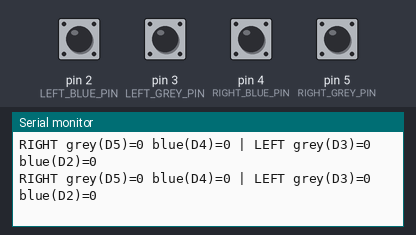
A sketch run on a simulated Arduino Uno, built with avr-gcc and run on an emulated ATmega328P. Parts: the last lines printed to the serial monitor. The inputs (shaded band) are chosen by the test bench; at power-on: pin 2 (LEFT_BLUE_PIN), pin 3 (LEFT_GREY_PIN), pin 4 (RIGHT_BLUE_PIN), pin 5 (RIGHT_GREY_PIN) HIGH.

Above: at 1.2 s.
1.3 s: pin 2 (LEFT_BLUE_PIN) pulled LOW for 0.15 s
At 1.68 s:
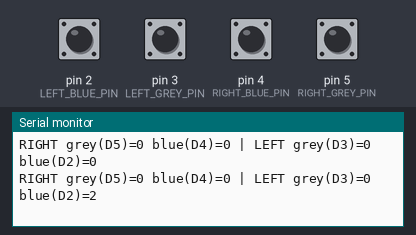
2.9 s: pin 3 (LEFT_GREY_PIN) pulled LOW for 0.15 s
At 3.18 s:
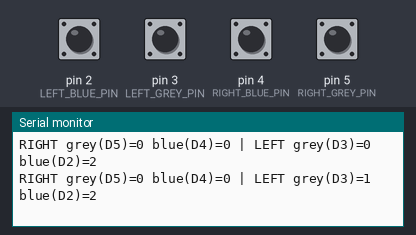
4.5 s: pin 4 (RIGHT_BLUE_PIN) pulled LOW for 0.15 s
At 4.68 s:
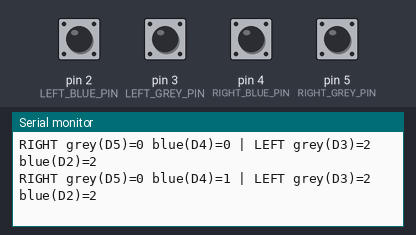
6.1 s: pin 5 (RIGHT_GREY_PIN) pulled LOW for 0.15 s
At 6.43 s:
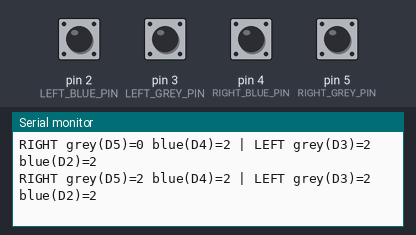
7.7 s: pin 2 (LEFT_BLUE_PIN) pulled LOW for 1 s
At 7.93 s:
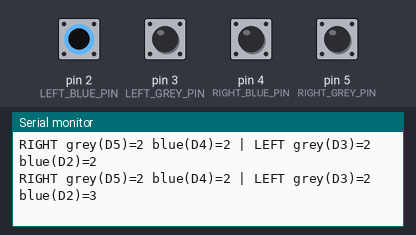
10.2 s: pin 3 (LEFT_GREY_PIN) pulled LOW for 1 s
At 10.43 s:
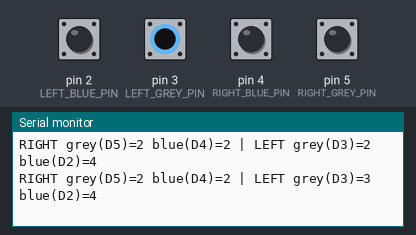
Timing chart, 0 to 13.2 s (numbered marks = the images above; inputs shaded):
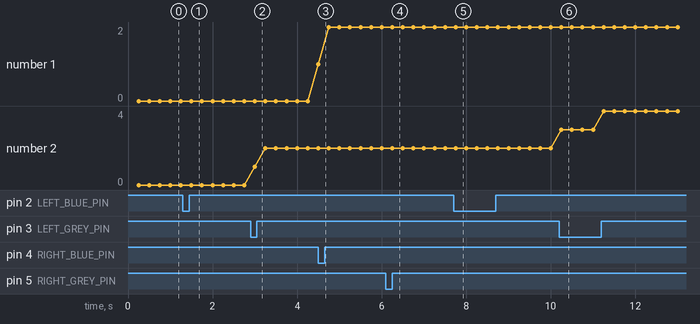

Measured:
- after the input at 1.3 s, the serial monitor: prints a new line after 0.20 s (image 1)
- after the input at 2.9 s, the serial monitor: prints a new line after 0.10 s (image 2)
- after the input at 4.5 s, the serial monitor: prints a new line at once (image 3)
- after the input at 6.1 s, the serial monitor: prints a new line after 0.15 s (image 4)
- after the input at 7.7 s, the serial monitor: prints a new line after 0.05 s (image 5)
- after the input at 10.2 s, the serial monitor: prints a new line after 0.05 s (image 6)

The sketch:

encoder_test.ino
```cpp
// LionBot wheel encoder diagnostic
// Right encoder: D5 = grey, D4 = blue
// Left encoder:  D3 = grey, D2 = blue

const int RIGHT_GREY_PIN = 5;
const int RIGHT_BLUE_PIN = 4;
const int LEFT_GREY_PIN  = 3;
const int LEFT_BLUE_PIN  = 2;

unsigned long rightGreyEdges = 0;
unsigned long rightBlueEdges = 0;
unsigned long leftGreyEdges  = 0;
unsigned long leftBlueEdges  = 0;

int prevRightGrey;
int prevRightBlue;
int prevLeftGrey;
int prevLeftBlue;

unsigned long lastPrint = 0;

void setup()
{
  Serial.begin(115200);

  pinMode(RIGHT_GREY_PIN, INPUT_PULLUP);
  pinMode(RIGHT_BLUE_PIN, INPUT_PULLUP);
  pinMode(LEFT_GREY_PIN, INPUT_PULLUP);
  pinMode(LEFT_BLUE_PIN, INPUT_PULLUP);

  prevRightGrey = digitalRead(RIGHT_GREY_PIN);
  prevRightBlue = digitalRead(RIGHT_BLUE_PIN);
  prevLeftGrey  = digitalRead(LEFT_GREY_PIN);
  prevLeftBlue  = digitalRead(LEFT_BLUE_PIN);

  Serial.println("LionBot encoder test started");
  Serial.println("Rotate each track/wheel slowly by hand.");
  Serial.println();
}

void loop()
{
  int rightGrey = digitalRead(RIGHT_GREY_PIN);
  int rightBlue = digitalRead(RIGHT_BLUE_PIN);
  int leftGrey  = digitalRead(LEFT_GREY_PIN);
  int leftBlue  = digitalRead(LEFT_BLUE_PIN);

  if (rightGrey != prevRightGrey) {
    rightGreyEdges++;
    prevRightGrey = rightGrey;
  }

  if (rightBlue != prevRightBlue) {
    rightBlueEdges++;
    prevRightBlue = rightBlue;
  }

  if (leftGrey != prevLeftGrey) {
    leftGreyEdges++;
    prevLeftGrey = leftGrey;
  }

  if (leftBlue != prevLeftBlue) {
    leftBlueEdges++;
    prevLeftBlue = leftBlue;
  }

  if (millis() - lastPrint >= 250) {
    lastPrint = millis();

    Serial.print("RIGHT grey(D5)=");
    Serial.print(rightGreyEdges);
    Serial.print(" blue(D4)=");
    Serial.print(rightBlueEdges);

    Serial.print(" | LEFT grey(D3)=");
    Serial.print(leftGreyEdges);
    Serial.print(" blue(D2)=");
    Serial.println(leftBlueEdges);
  }
}
```
